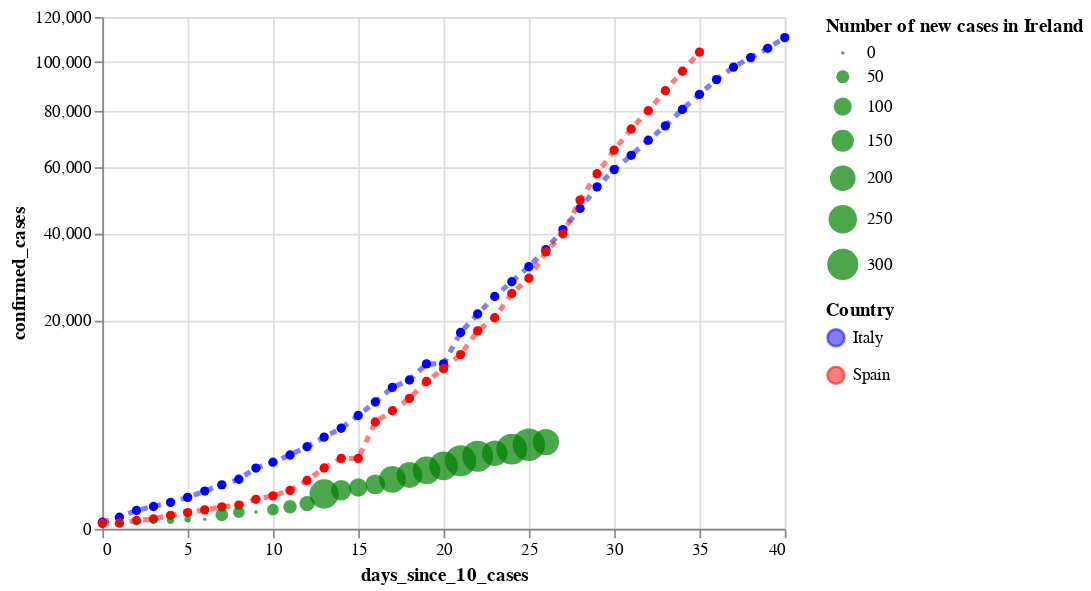

The notebook cell saved with this chart:
### Code cell
#hide

alt.layer(cases_it_plot, cases_es_plot, cases_ie_plot).resolve_scale(
    color='independent',
    shape='independent'
)

### Figure 1 — Vega-Lite specification as saved in the notebook (floating-point values rounded to 4 significant figures)
{"config": {"view": {"continuousWidth": 400, "continuousHeight": 300}}, "layer": [{"data": {"name": "data-60478bf37e5c48d9934e6c684902157a"}, "mark": {"type": "line", "color": "blue", "opacity": 0.5, "point": true, "strokeDash": [4, 4], "strokeWidth": 3}, "encoding": {"color": {"type": "nominal", "field": "country", "scale": {"domain": ["Italy"], "range": ["blue"]}, "title": "Country"}, "tooltip": [{"type": "nominal", "field": "country"}, {"type": "temporal", "field": "date"}, {"type": "quantitative", "field": "confirmed_cases"}, {"type": "quantitative", "field": "new_cases"}, {"type": "quantitative", "field": "new_deaths"}], "x": {"type": "quantitative", "field": "days_since_10_cases"}, "y": {"type": "quantitative", "field": "confirmed_cases", "scale": {"type": "sqrt"}}}}, {"data": {"name": "data-7df6663c37c9ef16dd314f443971e3c0"}, "mark": {"type": "line", "color": "red", "opacity": 0.5, "point": true, "strokeDash": [4, 4], "strokeWidth": 3}, "encoding": {"color": {"type": "nominal", "field": "country", "scale": {"domain": ["Spain"], "range": ["red"]}, "title": ""}, "tooltip": [{"type": "nominal", "field": "country"}, {"type": "temporal", "field": "date"}, {"type": "quantitative", "field": "confirmed_cases"}, {"type": "quantitative", "field": "new_cases"}, {"type": "quantitative", "field": "new_deaths"}], "x": {"type": "quantitative", "field": "days_since_10_cases"}, "y": {"type": "quantitative", "field": "confirmed_cases", "scale": {"type": "sqrt"}}}}, {"data": {"name": "data-29f5fbda05c779ea2e49410f8839da9a"}, "mark": {"type": "circle", "color": "green", "opacity": 0.7}, "encoding": {"size": {"type": "quantitative", "field": "new_cases", "title": "Number of new cases in Ireland"}, "tooltip": [{"type": "nominal", "field": "country"}, {"type": "temporal", "field": "date"}, {"type": "quantitative", "field": "confirmed_cases"}, {"type": "quantitative", "field": "new_cases"}, {"type": "quantitative", "field": "new_deaths"}], "x": {"type": "quantitative", "field": "days_since_10_cases"}, "y": {"type": "quantitative", "field": "confirmed_cases", "scale": {"type": "sqrt"}}}}], "resolve": {"scale": {"color": "independent", "shape": "independent"}}, "$schema": "https://vega.github.io/schema/vega-lite/v4.0.2.json", "datasets": {"data-60478bf37e5c48d9934e6c684902157a": [{"country": "Italy", "date": "2020-02-21", "days_since_10_cases": 0, "confirmed_cases": 20, "confirmed_cases_per_million": 0.0, "new_cases": 0, "new_deaths": 1, "new_recovered": 0}, {"country": "Italy", "date": "2020-02-22", "days_since_10_cases": 1, "confirmed_cases": 62, "confirmed_cases_per_million": 1.0, "new_cases": 42, "new_deaths": 1, "new_recovered": 1}, {"country": "Italy", "date": "2020-02-23", "days_since_10_cases": 2, "confirmed_cases": 155, "confirmed_cases_per_million": 3.0, "new_cases": 93, "new_deaths": 1, "new_recovered": 1}, {"country": "Italy", "date": "2020-02-24", "days_since_10_cases": 3, "confirmed_cases": 229, "confirmed_cases_per_million": 4.0, "new_cases": 74, "new_deaths": 4, "new_recovered": -1}, {"country": "Italy", "date": "2020-02-25", "days_since_10_cases": 4, "confirmed_cases": 322, "confirmed_cases_per_million": 5.0, "new_cases": 93, "new_deaths": 3, "new_recovered": 0}, {"country": "Italy", "date": "2020-02-26", "days_since_10_cases": 5, "confirmed_cases": 453, "confirmed_cases_per_million": 8.0, "new_cases": 131, "new_deaths": 2, "new_recovered": 2}, {"country": "Italy", "date": "2020-02-27", "days_since_10_cases": 6, "confirmed_cases": 655, "confirmed_cases_per_million": 11.0, "new_cases": 202, "new_deaths": 5, "new_recovered": 42}, {"country": "Italy", "date": "2020-02-28", "days_since_10_cases": 7, "confirmed_cases": 888, "confirmed_cases_per_million": 15.0, "new_cases": 233, "new_deaths": 4, "new_recovered": 1}, {"country": "Italy", "date": "2020-02-29", "days_since_10_cases": 8, "confirmed_cases": 1128, "confirmed_cases_per_million": 19.0, "new_cases": 240, "new_deaths": 8, "new_recovered": 0}, {"country": "Italy", "date": "2020-03-01", "days_since_10_cases": 9, "confirmed_cases": 1694, "confirmed_cases_per_million": 28.0, "new_cases": 566, "new_deaths": 5, "new_recovered": 37}, {"country": "Italy", "date": "2020-03-02", "days_since_10_cases": 10, "confirmed_cases": 2036, "confirmed_cases_per_million": 34.0, "new_cases": 342, "new_deaths": 18, "new_recovered": 66}, {"country": "Italy", "date": "2020-03-03", "days_since_10_cases": 11, "confirmed_cases": 2502, "confirmed_cases_per_million": 42.0, "new_cases": 466, "new_deaths": 27, "new_recovered": 11}, {"country": "Italy", "date": "2020-03-04", "days_since_10_cases": 12, "confirmed_cases": 3089, "confirmed_cases_per_million": 51.0, "new_cases": 587, "new_deaths": 28, "new_recovered": 116}, {"country": "Italy", "date": "2020-03-05", "days_since_10_cases": 13, "confirmed_cases": 3858, "confirmed_cases_per_million": 64.0, "new_cases": 769, "new_deaths": 41, "new_recovered": 138}, {"country": "Italy", "date": "2020-03-06", "days_since_10_cases": 14, "confirmed_cases": 4636, "confirmed_cases_per_million": 77.0, "new_cases": 778, "new_deaths": 49, "new_recovered": 109}, {"country": "Italy", "date": "2020-03-07", "days_since_10_cases": 15, "confirmed_cases": 5883, "confirmed_cases_per_million": 98.0, "new_cases": 1247, "new_deaths": 36, "new_recovered": 66}, {"country": "Italy", "date": "2020-03-08", "days_since_10_cases": 16, "confirmed_cases": 7375, "confirmed_cases_per_million": 123.0, "new_cases": 1492, "new_deaths": 133, "new_recovered": 33}, {"country": "Italy", "date": "2020-03-09", "days_since_10_cases": 17, "confirmed_cases": 9172, "confirmed_cases_per_million": 152.0, "new_cases": 1797, "new_deaths": 97, "new_recovered": 102}, {"country": "Italy", "date": "2020-03-10", "days_since_10_cases": 18, "confirmed_cases": 10149, "confirmed_cases_per_million": 169.0, "new_cases": 977, "new_deaths": 168, "new_recovered": 0}, {"country": "Italy", "date": "2020-03-11", "days_since_10_cases": 19, "confirmed_cases": 12462, "confirmed_cases_per_million": 207.0, "new_cases": 2313, "new_deaths": 196, "new_recovered": 321}, {"country": "Italy", "date": "2020-03-12", "days_since_10_cases": 20, "confirmed_cases": 12462, "confirmed_cases_per_million": 207.0, "new_cases": 0, "new_deaths": 0, "new_recovered": 0}, {"country": "Italy", "date": "2020-03-13", "days_since_10_cases": 21, "confirmed_cases": 17660, "confirmed_cases_per_million": 293.0, "new_cases": 5198, "new_deaths": 439, "new_recovered": 394}, {"country": "Italy", "date": "2020-03-14", "days_since_10_cases": 22, "confirmed_cases": 21157, "confirmed_cases_per_million": 351.0, "new_cases": 3497, "new_deaths": 175, "new_recovered": 527}, {"country": "Italy", "date": "2020-03-15", "days_since_10_cases": 23, "confirmed_cases": 24747, "confirmed_cases_per_million": 411.0, "new_cases": 3590, "new_deaths": 368, "new_recovered": 369}, {"country": "Italy", "date": "2020-03-16", "days_since_10_cases": 24, "confirmed_cases": 27980, "confirmed_cases_per_million": 465.0, "new_cases": 3233, "new_deaths": 349, "new_recovered": 414}, {"country": "Italy", "date": "2020-03-17", "days_since_10_cases": 25, "confirmed_cases": 31506, "confirmed_cases_per_million": 523.0, "new_cases": 3526, "new_deaths": 345, "new_recovered": 192}, {"country": "Italy", "date": "2020-03-18", "days_since_10_cases": 26, "confirmed_cases": 35713, "confirmed_cases_per_million": 593.0, "new_cases": 4207, "new_deaths": 475, "new_recovered": 1084}, {"country": "Italy", "date": "2020-03-19", "days_since_10_cases": 27, "confirmed_cases": 41035, "confirmed_cases_per_million": 682.0, "new_cases": 5322, "new_deaths": 427, "new_recovered": 415}, {"country": "Italy", "date": "2020-03-20", "days_since_10_cases": 28, "confirmed_cases": 47021, "confirmed_cases_per_million": 781.0, "new_cases": 5986, "new_deaths": 627, "new_recovered": 0}, {"country": "Italy", "date": "2020-03-21", "days_since_10_cases": 29, "confirmed_cases": 53578, "confirmed_cases_per_million": 890.0, "new_cases": 6557, "new_deaths": 793, "new_recovered": 1632}, {"country": "Italy", "date": "2020-03-22", "days_since_10_cases": 30, "confirmed_cases": 59138, "confirmed_cases_per_million": 982.0, "new_cases": 5560, "new_deaths": 651, "new_recovered": 952}, {"country": "Italy", "date": "2020-03-23", "days_since_10_cases": 31, "confirmed_cases": 63927, "confirmed_cases_per_million": 1062.0, "new_cases": 4789, "new_deaths": 601, "new_recovered": 0}, {"country": "Italy", "date": "2020-03-24", "days_since_10_cases": 32, "confirmed_cases": 69176, "confirmed_cases_per_million": 1149.0, "new_cases": 5249, "new_deaths": 743, "new_recovered": 1302}, {"country": "Italy", "date": "2020-03-25", "days_since_10_cases": 33, "confirmed_cases": 74386, "confirmed_cases_per_million": 1236.0, "new_cases": 5210, "new_deaths": 683, "new_recovered": 1036}, {"country": "Italy", "date": "2020-03-26", "days_since_10_cases": 34, "confirmed_cases": 80589, "confirmed_cases_per_million": 1339.0, "new_cases": 6203, "new_deaths": 712, "new_recovered": 999}, {"country": "Italy", "date": "2020-03-27", "days_since_10_cases": 35, "confirmed_cases": 86498, "confirmed_cases_per_million": 1437.0, "new_cases": 5909, "new_deaths": 919, "new_recovered": 589}, {"country": "Italy", "date": "2020-03-28", "days_since_10_cases": 36, "confirmed_cases": 92472, "confirmed_cases_per_million": 1536.0, "new_cases": 5974, "new_deaths": 889, "new_recovered": 1434}, {"country": "Italy", "date": "2020-03-29", "days_since_10_cases": 37, "confirmed_cases": 97689, "confirmed_cases_per_million": 1623.0, "new_cases": 5217, "new_deaths": 756, "new_recovered": 646}, {"country": "Italy", "date": "2020-03-30", "days_since_10_cases": 38, "confirmed_cases": 101739, "confirmed_cases_per_million": 1690.0, "new_cases": 4050, "new_deaths": 812, "new_recovered": 1590}, {"country": "Italy", "date": "2020-03-31", "days_since_10_cases": 39, "confirmed_cases": 105792, "confirmed_cases_per_million": 1757.0, "new_cases": 4053, "new_deaths": 837, "new_recovered": 1109}, {"country": "Italy", "date": "2020-04-01", "days_since_10_cases": 40, "confirmed_cases": 110574, "confirmed_cases_per_million": 1837.0, "new_cases": 4782, "new_deaths": 727, "new_recovered": 1118}], "data-7df6663c37c9ef16dd314f443971e3c0": [{"country": "Spain", "date": "2020-02-26", "days_since_10_cases": 0, "confirmed_cases": 13, "confirmed_cases_per_million": 0.0, "new_cases": 0, "new_deaths": 0, "new_recovered": 0}, {"country": "Spain", "date": "2020-02-27", "days_since_10_cases": 1, "confirmed_cases": 15, "confirmed_cases_per_million": 0.0, "new_cases": 2, "new_deaths": 0, "new_recovered": 0}, {"country": "Spain", "date": "2020-02-28", "days_since_10_cases": 2, "confirmed_cases": 32, "confirmed_cases_per_million": 1.0, "new_cases": 17, "new_deaths": 0, "new_recovered": 0}, {"country": "Spain", "date": "2020-02-29", "days_since_10_cases": 3, "confirmed_cases": 45, "confirmed_cases_per_million": 1.0, "new_cases": 13, "new_deaths": 0, "new_recovered": 0}, {"country": "Spain", "date": "2020-03-01", "days_since_10_cases": 4, "confirmed_cases": 84, "confirmed_cases_per_million": 2.0, "new_cases": 39, "new_deaths": 0, "new_recovered": 0}, {"country": "Spain", "date": "2020-03-02", "days_since_10_cases": 5, "confirmed_cases": 120, "confirmed_cases_per_million": 3.0, "new_cases": 36, "new_deaths": 0, "new_recovered": 0}, {"country": "Spain", "date": "2020-03-03", "days_since_10_cases": 6, "confirmed_cases": 165, "confirmed_cases_per_million": 4.0, "new_cases": 45, "new_deaths": 1, "new_recovered": 0}, {"country": "Spain", "date": "2020-03-04", "days_since_10_cases": 7, "confirmed_cases": 222, "confirmed_cases_per_million": 5.0, "new_cases": 57, "new_deaths": 1, "new_recovered": 0}, {"country": "Spain", "date": "2020-03-05", "days_since_10_cases": 8, "confirmed_cases": 259, "confirmed_cases_per_million": 5.0, "new_cases": 37, "new_deaths": 1, "new_recovered": 0}, {"country": "Spain", "date": "2020-03-06", "days_since_10_cases": 9, "confirmed_cases": 400, "confirmed_cases_per_million": 8.0, "new_cases": 141, "new_deaths": 2, "new_recovered": 0}, {"country": "Spain", "date": "2020-03-07", "days_since_10_cases": 10, "confirmed_cases": 500, "confirmed_cases_per_million": 11.0, "new_cases": 100, "new_deaths": 5, "new_recovered": 28}, {"country": "Spain", "date": "2020-03-08", "days_since_10_cases": 11, "confirmed_cases": 673, "confirmed_cases_per_million": 14.0, "new_cases": 173, "new_deaths": 7, "new_recovered": 0}, {"country": "Spain", "date": "2020-03-09", "days_since_10_cases": 12, "confirmed_cases": 1073, "confirmed_cases_per_million": 23.0, "new_cases": 400, "new_deaths": 11, "new_recovered": 2}, {"country": "Spain", "date": "2020-03-10", "days_since_10_cases": 13, "confirmed_cases": 1695, "confirmed_cases_per_million": 36.0, "new_cases": 622, "new_deaths": 7, "new_recovered": 0}, {"country": "Spain", "date": "2020-03-11", "days_since_10_cases": 14, "confirmed_cases": 2277, "confirmed_cases_per_million": 48.0, "new_cases": 582, "new_deaths": 19, "new_recovered": 151}, {"country": "Spain", "date": "2020-03-12", "days_since_10_cases": 15, "confirmed_cases": 2277, "confirmed_cases_per_million": 48.0, "new_cases": 0, "new_deaths": 1, "new_recovered": 0}, {"country": "Spain", "date": "2020-03-13", "days_since_10_cases": 16, "confirmed_cases": 5232, "confirmed_cases_per_million": 111.0, "new_cases": 2955, "new_deaths": 78, "new_recovered": 10}, {"country": "Spain", "date": "2020-03-14", "days_since_10_cases": 17, "confirmed_cases": 6391, "confirmed_cases_per_million": 136.0, "new_cases": 1159, "new_deaths": 62, "new_recovered": 324}, {"country": "Spain", "date": "2020-03-15", "days_since_10_cases": 18, "confirmed_cases": 7798, "confirmed_cases_per_million": 166.0, "new_cases": 1407, "new_deaths": 94, "new_recovered": 0}, {"country": "Spain", "date": "2020-03-16", "days_since_10_cases": 19, "confirmed_cases": 9942, "confirmed_cases_per_million": 211.0, "new_cases": 2144, "new_deaths": 53, "new_recovered": 13}, {"country": "Spain", "date": "2020-03-17", "days_since_10_cases": 20, "confirmed_cases": 11748, "confirmed_cases_per_million": 249.0, "new_cases": 1806, "new_deaths": 191, "new_recovered": 498}, {"country": "Spain", "date": "2020-03-18", "days_since_10_cases": 21, "confirmed_cases": 13910, "confirmed_cases_per_million": 295.0, "new_cases": 2162, "new_deaths": 90, "new_recovered": 53}, {"country": "Spain", "date": "2020-03-19", "days_since_10_cases": 22, "confirmed_cases": 17963, "confirmed_cases_per_million": 381.0, "new_cases": 4053, "new_deaths": 207, "new_recovered": 26}, {"country": "Spain", "date": "2020-03-20", "days_since_10_cases": 23, "confirmed_cases": 20410, "confirmed_cases_per_million": 433.0, "new_cases": 2447, "new_deaths": 213, "new_recovered": 481}, {"country": "Spain", "date": "2020-03-21", "days_since_10_cases": 24, "confirmed_cases": 25374, "confirmed_cases_per_million": 539.0, "new_cases": 4964, "new_deaths": 332, "new_recovered": 537}, {"country": "Spain", "date": "2020-03-22", "days_since_10_cases": 25, "confirmed_cases": 28768, "confirmed_cases_per_million": 611.0, "new_cases": 3394, "new_deaths": 397, "new_recovered": 450}, {"country": "Spain", "date": "2020-03-23", "days_since_10_cases": 26, "confirmed_cases": 35136, "confirmed_cases_per_million": 746.0, "new_cases": 6368, "new_deaths": 539, "new_recovered": 0}, {"country": "Spain", "date": "2020-03-24", "days_since_10_cases": 27, "confirmed_cases": 39885, "confirmed_cases_per_million": 847.0, "new_cases": 4749, "new_deaths": 497, "new_recovered": 1219}, {"country": "Spain", "date": "2020-03-25", "days_since_10_cases": 28, "confirmed_cases": 49515, "confirmed_cases_per_million": 1051.0, "new_cases": 9630, "new_deaths": 839, "new_recovered": 1573}, {"country": "Spain", "date": "2020-03-26", "days_since_10_cases": 29, "confirmed_cases": 57786, "confirmed_cases_per_million": 1227.0, "new_cases": 8271, "new_deaths": 718, "new_recovered": 1648}, {"country": "Spain", "date": "2020-03-27", "days_since_10_cases": 30, "confirmed_cases": 65719, "confirmed_cases_per_million": 1395.0, "new_cases": 7933, "new_deaths": 773, "new_recovered": 2342}, {"country": "Spain", "date": "2020-03-28", "days_since_10_cases": 31, "confirmed_cases": 73235, "confirmed_cases_per_million": 1555.0, "new_cases": 7516, "new_deaths": 844, "new_recovered": 2928}, {"country": "Spain", "date": "2020-03-29", "days_since_10_cases": 32, "confirmed_cases": 80110, "confirmed_cases_per_million": 1701.0, "new_cases": 6875, "new_deaths": 821, "new_recovered": 2424}, {"country": "Spain", "date": "2020-03-30", "days_since_10_cases": 33, "confirmed_cases": 87956, "confirmed_cases_per_million": 1867.0, "new_cases": 7846, "new_deaths": 913, "new_recovered": 2071}, {"country": "Spain", "date": "2020-03-31", "days_since_10_cases": 34, "confirmed_cases": 95923, "confirmed_cases_per_million": 2037.0, "new_cases": 7967, "new_deaths": 748, "new_recovered": 2479}, {"country": "Spain", "date": "2020-04-01", "days_since_10_cases": 35, "confirmed_cases": 104118, "confirmed_cases_per_million": 2211.0, "new_cases": 8195, "new_deaths": 923, "new_recovered": 3388}], "data-29f5fbda05c779ea2e49410f8839da9a": [{"country": "Ireland", "date": "2020-03-06", "days_since_10_cases": 0, "confirmed_cases": 18, "confirmed_cases_per_million": 4.0, "new_cases": 0, "new_deaths": 0, "new_recovered": 0}, {"country": "Ireland", "date": "2020-03-07", "days_since_10_cases": 1, "confirmed_cases": 18, "confirmed_cases_per_million": 4.0, "new_cases": 0, "new_deaths": 0, "new_recovered": 0}, {"country": "Ireland", "date": "2020-03-08", "days_since_10_cases": 2, "confirmed_cases": 19, "confirmed_cases_per_million": 4.0, "new_cases": 1, "new_deaths": 0, "new_recovered": 0}, {"country": "Ireland", "date": "2020-03-09", "days_since_10_cases": 3, "confirmed_cases": 21, "confirmed_cases_per_million": 4.0, "new_cases": 2, "new_deaths": 0, "new_recovered": 0}, {"country": "Ireland", "date": "2020-03-10", "days_since_10_cases": 4, "confirmed_cases": 34, "confirmed_cases_per_million": 7.0, "new_cases": 13, "new_deaths": 0, "new_recovered": 0}, {"country": "Ireland", "date": "2020-03-11", "days_since_10_cases": 5, "confirmed_cases": 43, "confirmed_cases_per_million": 9.0, "new_cases": 9, "new_deaths": 1, "new_recovered": 0}, {"country": "Ireland", "date": "2020-03-12", "days_since_10_cases": 6, "confirmed_cases": 43, "confirmed_cases_per_million": 9.0, "new_cases": 0, "new_deaths": 0, "new_recovered": 0}, {"country": "Ireland", "date": "2020-03-13", "days_since_10_cases": 7, "confirmed_cases": 90, "confirmed_cases_per_million": 18.0, "new_cases": 47, "new_deaths": 0, "new_recovered": 0}, {"country": "Ireland", "date": "2020-03-14", "days_since_10_cases": 8, "confirmed_cases": 129, "confirmed_cases_per_million": 26.0, "new_cases": 39, "new_deaths": 1, "new_recovered": 0}, {"country": "Ireland", "date": "2020-03-15", "days_since_10_cases": 9, "confirmed_cases": 129, "confirmed_cases_per_million": 26.0, "new_cases": 0, "new_deaths": 0, "new_recovered": 0}, {"country": "Ireland", "date": "2020-03-16", "days_since_10_cases": 10, "confirmed_cases": 169, "confirmed_cases_per_million": 34.0, "new_cases": 40, "new_deaths": 0, "new_recovered": 0}, {"country": "Ireland", "date": "2020-03-17", "days_since_10_cases": 11, "confirmed_cases": 223, "confirmed_cases_per_million": 46.0, "new_cases": 54, "new_deaths": 0, "new_recovered": 5}, {"country": "Ireland", "date": "2020-03-18", "days_since_10_cases": 12, "confirmed_cases": 292, "confirmed_cases_per_million": 60.0, "new_cases": 69, "new_deaths": 0, "new_recovered": 0}, {"country": "Ireland", "date": "2020-03-19", "days_since_10_cases": 13, "confirmed_cases": 557, "confirmed_cases_per_million": 114.0, "new_cases": 265, "new_deaths": 1, "new_recovered": 0}, {"country": "Ireland", "date": "2020-03-20", "days_since_10_cases": 14, "confirmed_cases": 683, "confirmed_cases_per_million": 139.0, "new_cases": 126, "new_deaths": 0, "new_recovered": 0}, {"country": "Ireland", "date": "2020-03-21", "days_since_10_cases": 15, "confirmed_cases": 785, "confirmed_cases_per_million": 160.0, "new_cases": 102, "new_deaths": 0, "new_recovered": 0}, {"country": "Ireland", "date": "2020-03-22", "days_since_10_cases": 16, "confirmed_cases": 906, "confirmed_cases_per_million": 185.0, "new_cases": 121, "new_deaths": 1, "new_recovered": 0}, {"country": "Ireland", "date": "2020-03-23", "days_since_10_cases": 17, "confirmed_cases": 1125, "confirmed_cases_per_million": 230.0, "new_cases": 219, "new_deaths": 2, "new_recovered": 0}, {"country": "Ireland", "date": "2020-03-24", "days_since_10_cases": 18, "confirmed_cases": 1329, "confirmed_cases_per_million": 271.0, "new_cases": 204, "new_deaths": 1, "new_recovered": 0}, {"country": "Ireland", "date": "2020-03-25", "days_since_10_cases": 19, "confirmed_cases": 1564, "confirmed_cases_per_million": 319.0, "new_cases": 235, "new_deaths": 2, "new_recovered": 0}, {"country": "Ireland", "date": "2020-03-26", "days_since_10_cases": 20, "confirmed_cases": 1819, "confirmed_cases_per_million": 371.0, "new_cases": 255, "new_deaths": 10, "new_recovered": 0}, {"country": "Ireland", "date": "2020-03-27", "days_since_10_cases": 21, "confirmed_cases": 2121, "confirmed_cases_per_million": 433.0, "new_cases": 302, "new_deaths": 3, "new_recovered": 0}, {"country": "Ireland", "date": "2020-03-28", "days_since_10_cases": 22, "confirmed_cases": 2415, "confirmed_cases_per_million": 493.0, "new_cases": 294, "new_deaths": 14, "new_recovered": 0}, {"country": "Ireland", "date": "2020-03-29", "days_since_10_cases": 23, "confirmed_cases": 2615, "confirmed_cases_per_million": 534.0, "new_cases": 200, "new_deaths": 10, "new_recovered": 0}, {"country": "Ireland", "date": "2020-03-30", "days_since_10_cases": 24, "confirmed_cases": 2910, "confirmed_cases_per_million": 594.0, "new_cases": 295, "new_deaths": 8, "new_recovered": 0}, {"country": "Ireland", "date": "2020-03-31", "days_since_10_cases": 25, "confirmed_cases": 3235, "confirmed_cases_per_million": 660.0, "new_cases": 325, "new_deaths": 17, "new_recovered": 0}, {"country": "Ireland", "date": "2020-04-01", "days_since_10_cases": 26, "confirmed_cases": 3447, "confirmed_cases_per_million": 703.0, "new_cases": 212, "new_deaths": 14, "new_recovered": 0}]}}
